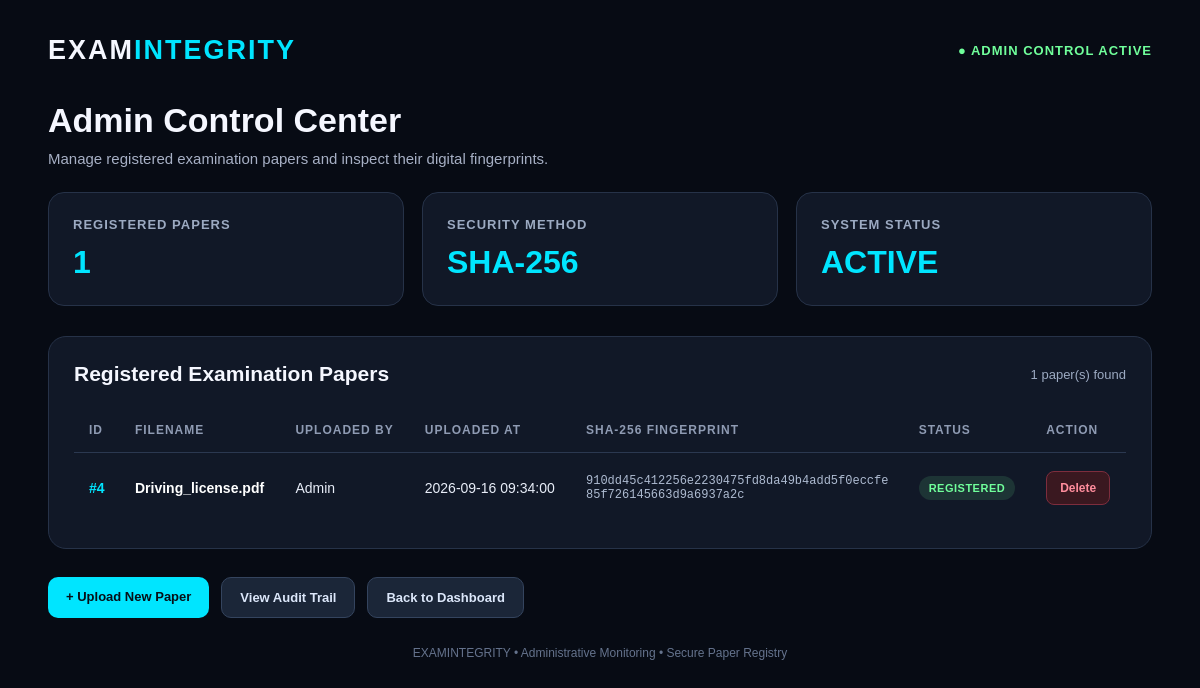
/admin, run on an earlier commit of the app's database.
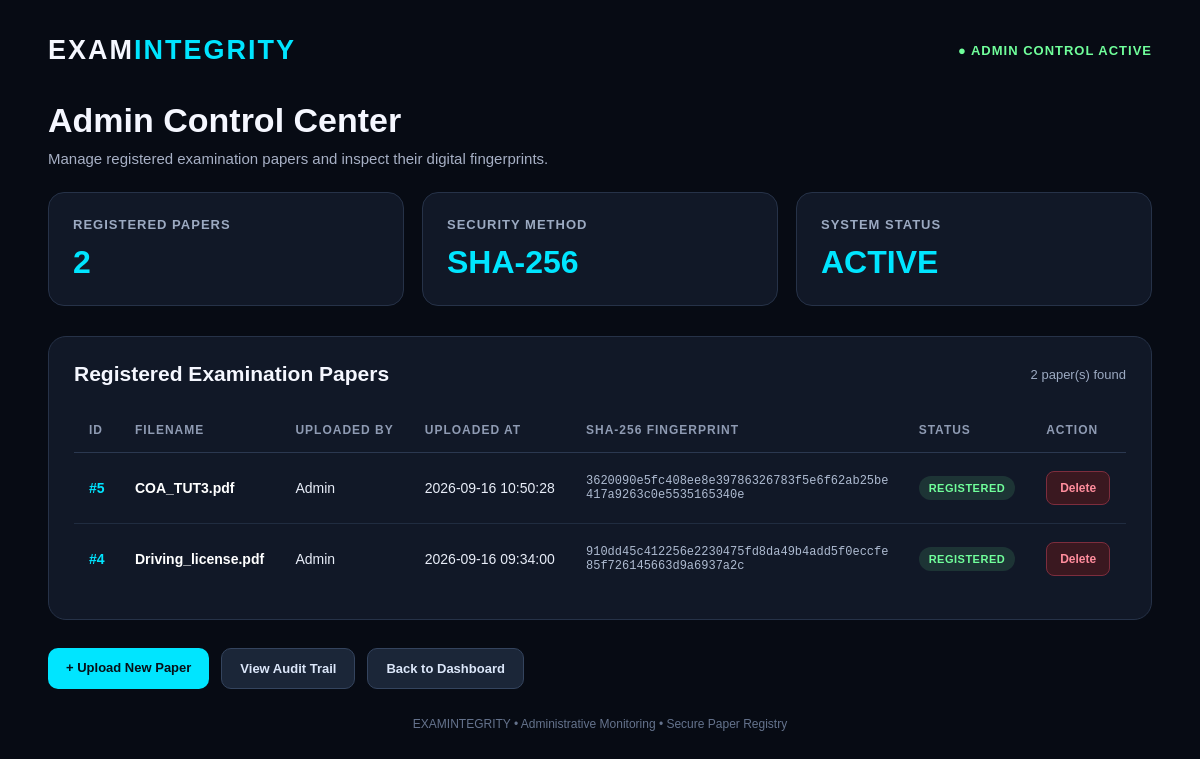
And on a later commit of the database.
### tables this page shows
CREATE TABLE papers (
            id INTEGER PRIMARY KEY AUTOINCREMENT,
            filename TEXT NOT NULL,
            fingerprint TEXT NOT NULL,
            uploaded_by TEXT NOT NULL,
            uploaded_at TEXT NOT NULL
        , stored_filename TEXT);

### app.py (the view)
@app.route("/admin")
def admin_page():
    conn = get_db_connection()
    papers = conn.execute(
        """
        SELECT *
        FROM papers
        ORDER BY id DESC
        """
    ).fetchall()
    conn.close()
    return render_template(
        "admin.html",
        papers=papers
    )

### app.py (called while the page is built)
def get_db_connection():
    conn = sqlite3.connect(DATABASE_FILE)
    conn.row_factory = sqlite3.Row
    return conn

### templates/admin.html (shortened to what this page needs)
<!DOCTYPE html>
<html lang="en">
<head>
</head>
<body>
    <div class="container">
        <div class="topbar">
            <div class="brand">
                EXAM<span>INTEGRITY</span>
            </div>
            <div class="status">
                ● ADMIN CONTROL ACTIVE
            </div>
        </div>
        <div class="heading">
            <h1>Admin Control Center</h1>
            <p>
                Manage registered examination papers and inspect their
                digital fingerprints.
            </p>
        </div>
        <div class="summary">
            <div class="summary-card">
                <h3>Registered Papers</h3>
                <strong>{{ papers|length }}</strong>
            </div>
            <div class="summary-card">
                <h3>Security Method</h3>
                <strong>SHA-256</strong>
            </div>
            <div class="summary-card">
                <h3>System Status</h3>
                <strong>ACTIVE</strong>
            </div>
        </div>
        <div class="panel">
            <div class="panel-header">
                <h2>Registered Examination Papers</h2>
                <span>
                    {{ papers|length }} paper(s) found
                </span>
            </div>
            {% if papers %}
            <table>
                <thead>
                    <tr>
                        <th>ID</th>
                        <th>Filename</th>
                        <th>Uploaded By</th>
                        <th>Uploaded At</th>
                        <th>SHA-256 Fingerprint</th>
                        <th>Status</th>
                        <th>Action</th>
                    </tr>
                </thead>
                <tbody>
                    {% for paper in papers %}
                    <tr>
                        <td class="id">
                            #{{ paper["id"] }}
                        </td>
                        <td class="filename">
                            {{ paper["filename"] }}
                        </td>
                        <td>
                            {{ paper["uploaded_by"] }}
                        </td>
                        <td>
                            {{ paper["uploaded_at"] }}
                        </td>
                        <td class="fingerprint">
                            {{ paper["fingerprint"] }}
                        </td>
                        <td>
                            <span class="badge">
                                REGISTERED
                            </span>
                        </td>
                        <td>
                            <form
                                action="{{ url_for('delete_paper', paper_id=paper['id']) }}"
                                method="POST"
                                onsubmit="return confirm('Are you sure you want to delete this registered paper?');"
                            >
                            <button type="submit" class="delete-button">
                                Delete
                            </button>
                            </form>
                        </td>
                    </tr>
                    {% endfor %}
                </tbody>
            </table>
            {% else %}
            <div class="empty">
                No examination papers have been registered yet.
            </div>
            {% endif %}
        </div>
        <div class="actions">
            <a href="{{ url_for('upload_page') }}" class="button primary">
                + Upload New Paper
            </a>
            <a href="{{ url_for('audit_trail') }}" class="button secondary">
                View Audit Trail
            </a>
            <a href="{{ url_for('home') }}" class="button secondary">
                Back to Dashboard
            </a>
        </div>
        <div class="footer">
            EXAMINTEGRITY • Administrative Monitoring • Secure Paper Registry
        </div>
    </div>
</body>
</html>

What changed in the data, as far as the page shows it:
added papers: id "5", filename "COA_TUT3.pdf", uploaded_by "Admin", uploaded_at "2026-09-16 10:50:28", fingerprint "3620090e5fc408ee8e39786326783f5e6f62ab25be417a9263c0e5535165340e"
Also different on the page:
{{ papers|length }}: "1" → "2"
